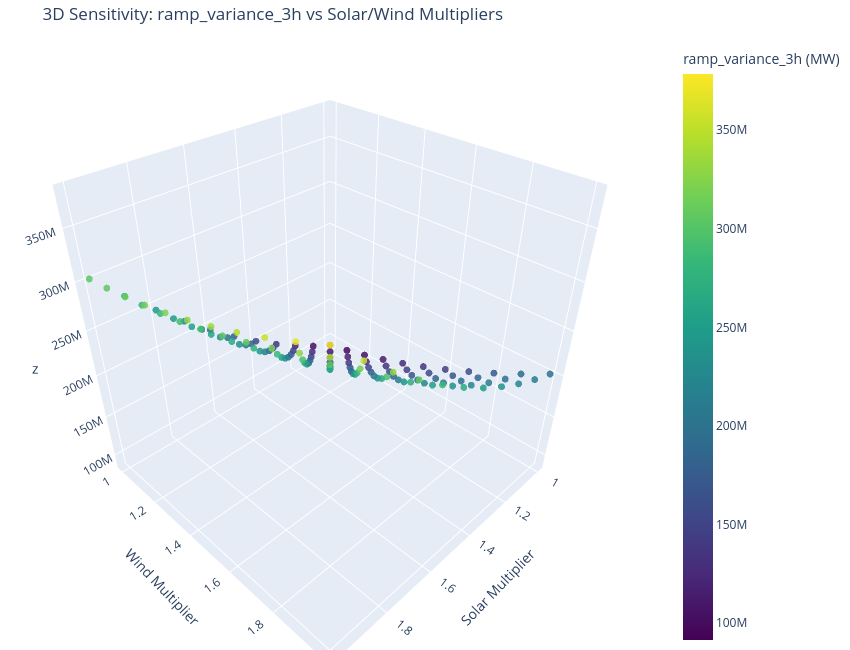
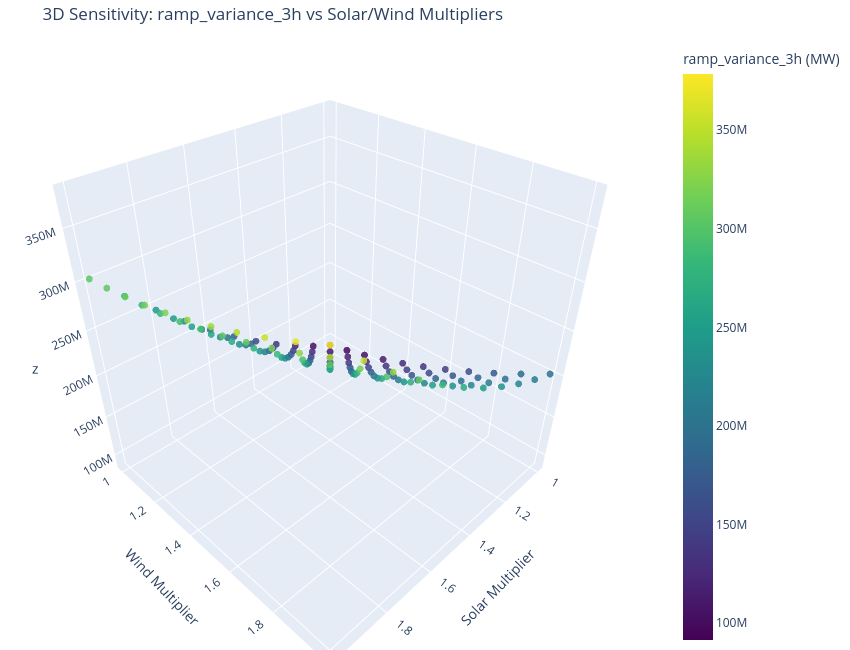

Notebook cell for these charts, in order:
### Markdown cell above
## Findings Summary
The 3D sensitivity analysis indicates that short-term ramping volatility increases systematically as renewable multipliers rise. Using the metric std_abs_ramp_1h (the standard deviation of absolute 1-hour net-load ramps), the lowest volatility occurs near the baseline case and the highest volatility occurs at the upper end of the solar and wind scenario space. This pattern shows that stronger renewable penetration, without additional balancing changes, is associated with larger variation in hour-to-hour net-load movement during the critical evening ramp period.

This result is expected from power-system physics and daily demand patterns. Net load is defined as demand minus renewable generation, so when daytime solar production is higher, net load is pushed lower during sunlight hours. Near sunset, solar output falls quickly, but customer demand often remains high as people return home, use cooling or heating, and increase appliance usage. Because the system must replace that lost solar energy over a short time, hour-to-hour ramps become steeper and less uniform, which raises std_abs_ramp_1h.

The response surface also indicates a stronger solar effect relative to wind for this metric. As the solar multiplier increases, volatility rises more steeply, consistent with the concentrated daytime profile of solar generation and its sharp evening decline. Wind expansion still contributes to variability, but with a more gradual gradient across the tested range because wind output is distributed more broadly across hours. In practical terms, the grid benefits from cleaner energy under higher renewable scenarios, but it also requires more flexibility resources (fast-ramping generation, storage, and demand response) to maintain reliability during sunset transitions.

### Code cell
plot_3D(sens_df, z_col='ramp_variance_3h')
